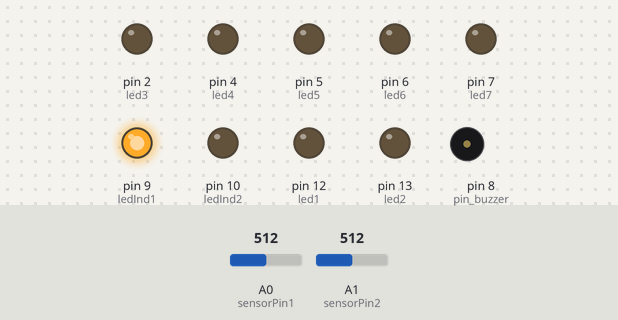
The sketch below on a simulated Arduino Uno, built with avr-gcc and run on an emulated ATmega328P. On the bench: output pins drawn as LEDs (lit = HIGH), buzzer (waves = sounding). The inputs (shaded band) are chosen by the test bench; at power-on: A0 (sensorPin1) = 512, A1 (sensorPin2) = 512.

Above: at 1.2 s.
1.3 s: A0 (sensorPin1) set to 888
At 3.41 s:
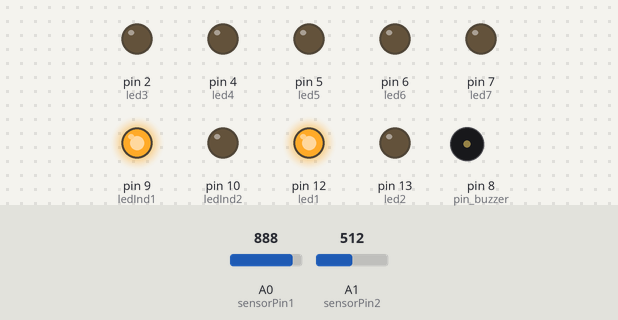
4.6 s: A0 (sensorPin1) set to 918
At 6.9 s:
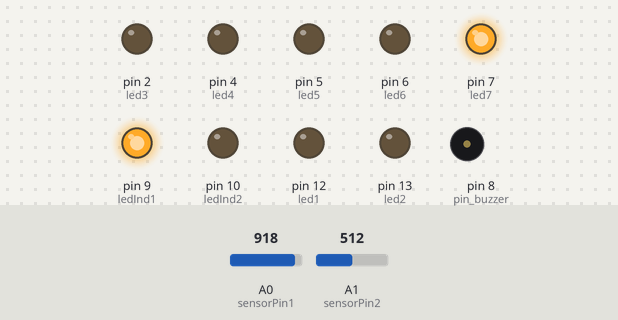
At 7.5 s:
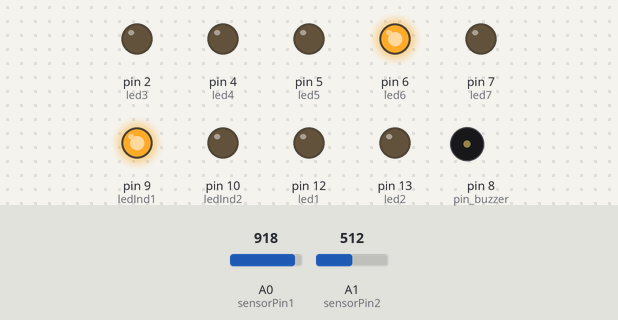
Timing chart, 0 to 17.2 s (numbered marks = the images above; inputs shaded):
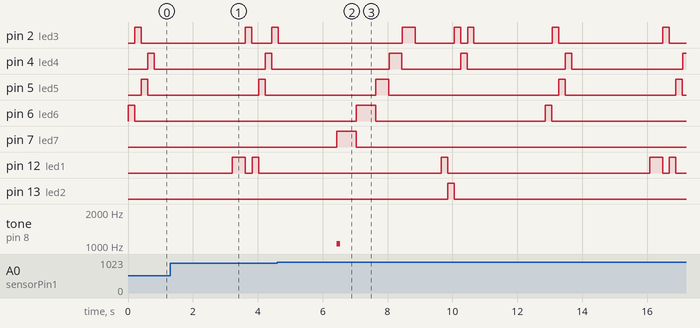

Measured:
- the behaviour switches between 900 and 901 on A0 (sensorPin1) (found by bisection; images 1 and 2)
- after the input at 4.6 s, tone on pin 8 (pin_buzzer): silent → 1048 Hz after 1.8 s, → silent 0.10 s later

The sketch:

bitTrip.ino
```cpp
// buzzer pin 8

const int octave[7] = {262, 294, 330, 349, 392, 440, 494};
const int duration = 100;
const int pin_buzzer = 8;
const int led1 = 12;
const int led2 = 13;
const int led3 = 2;
const int led4 = 4;
const int led5 = 5;
const int led6 = 6;
const int led7 = 7;
const int sensorPin1 = A0;
const int sensorPin2 = A1;
int inv = 0;
int res1 = 0;
int res2 = 0;

const int ledInd1 = 9;
const int ledInd2 = 10;

void setup(){
  pinMode(led1, OUTPUT);
  pinMode(led2, OUTPUT);
  pinMode(led3, OUTPUT);
  pinMode(led4, OUTPUT);
  pinMode(led5, OUTPUT);
  pinMode(led6, OUTPUT);
  pinMode(led7, OUTPUT);
  pinMode(ledInd1, OUTPUT);
  pinMode(ledInd2, OUTPUT);

  digitalWrite(ledInd1, HIGH);
}


void loop(){


  playNote(octave[4]  * 2, duration, duration * 2, led6);
  playNote(octave[0]  * 2, duration, duration * 2, led3);
  playNote(octave[3]  * 2, duration, duration * 2, led5);
  playNote(octave[2]  * 2, duration, duration * 2, led4);

  delay(duration * 24);

  playNote(octave[4] , duration, duration * 4, led1);
  playNote(octave[0]  * 2, duration, duration * 2, led3);
  playNote(octave[4] , duration, duration * 2, led1);
  playNote(octave[3]  * 2, duration, duration * 2, led5);
  playNote(octave[2]  * 2, duration, duration * 2, led4);
  playNote(octave[0]  * 2, duration, duration * 2, led3);

  delay(duration * 18);

  playNote(octave[0]  * 4, duration, duration * 6, led7);
  playNote(octave[4]  * 2, duration, duration * 6, led6);
  playNote(octave[3]  * 2, duration, duration * 4, led5);
  playNote(octave[2]  * 2, duration, duration * 4, led4);
  playNote(octave[0]  * 2, duration, duration * 4, led3);

  delay(duration * 8);

  playNote(octave[4] , duration, duration * 2, led1);
  playNote(octave[6] , duration, duration * 2, led2);
  playNote(octave[0]  * 2, duration, duration * 2, led3);
  playNote(octave[1]  * 2, duration, duration * 2, led4);
  playNote(octave[0]  * 2, duration, duration * 2, led3);

  delay(duration * 22);


}

void playNote(int freq, int note_duration, int delay_duration, int led){

 res1 = analogRead(sensorPin1);
delay(3);
 res2 = analogRead(sensorPin2);

 digitalWrite(led, HIGH);

 if(inv){
   if(res1 < 900 && res2 > 900){
    inv = !inv;
    tone(pin_buzzer,freq,note_duration);
    digitalWrite(ledInd1, LOW);
    digitalWrite(ledInd2, HIGH);
   }
 }else{
   if(res1 > 900 && res2 < 900){
     inv = !inv;
     tone(pin_buzzer,freq,note_duration);
     digitalWrite(ledInd1, HIGH);
     digitalWrite(ledInd2, LOW);
   }
 }

 delay(delay_duration);

 digitalWrite(led, LOW);

}
```
